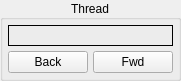
   <widget class="QGroupBox" name="gridGroupBox">
    <property name="geometry">
     <rect>
      <x>140</x>
      <y>5</y>
      <width>125</width>
      <height>81</height>
     </rect>
    </property>
    <property name="title">
     <string>Thread</string>
    </property>
    <property name="alignment">
     <set>Qt::AlignCenter</set>
    </property>
    <layout class="QGridLayout" name="gridLayout_2">
     <property name="leftMargin">
      <number>5</number>
     </property>
     <property name="topMargin">
      <number>5</number>
     </property>
     <property name="rightMargin">
      <number>5</number>
     </property>
     <property name="bottomMargin">
      <number>5</number>
     </property>
     <property name="spacing">
      <number>5</number>
     </property>
     <item row="1" column="0">
      <widget class="QPushButton" name="threadSizeBackBtn">
       <property name="text">
        <string>Back</string>
       </property>
      </widget>
     </item>
     <item row="1" column="1">
      <widget class="QPushButton" name="threadSizeFwdBtn">
       <property name="text">
        <string>Fwd</string>
       </property>
      </widget>
     </item>
     <item row="0" column="0" colspan="2">
      <widget class="QLabel" name="threadSizeLbl">
       <property name="frameShape">
        <enum>QFrame::Box</enum>
       </property>
       <property name="text">
        <string/>
       </property>
       <property name="alignment">
        <set>Qt::AlignCenter</set>
       </property>
      </widget>
     </item>
    </layout>
   </widget>
